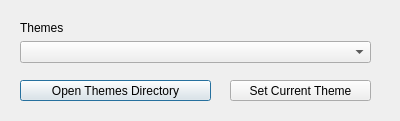
<?xml version="1.0" encoding="UTF-8"?>
<ui version="4.0">
 <class>SelectThemeWidget</class>
 <widget class="QDialog" name="SelectThemeWidget">
  <property name="geometry">
   <rect>
    <x>0</x>
    <y>0</y>
    <width>400</width>
    <height>121</height>
   </rect>
  </property>
  <property name="windowTitle">
   <string>Dialog</string>
  </property>
  <widget class="QPushButton" name="pushButtonOpenThemesDirectory">
   <property name="geometry">
    <rect>
     <x>20</x>
     <y>80</y>
     <width>191</width>
     <height>21</height>
    </rect>
   </property>
   <property name="text">
    <string>Open Themes Directory</string>
   </property>
  </widget>
  <widget class="QPushButton" name="pushButton_SetTheme">
   <property name="geometry">
    <rect>
     <x>230</x>
     <y>80</y>
     <width>141</width>
     <height>21</height>
    </rect>
   </property>
   <property name="text">
    <string>Set Current Theme</string>
   </property>
  </widget>
  <widget class="QWidget" name="">
   <property name="geometry">
    <rect>
     <x>20</x>
     <y>20</y>
     <width>351</width>
     <height>43</height>
    </rect>
   </property>
   <layout class="QVBoxLayout" name="verticalLayout">
    <item>
     <widget class="QLabel" name="label">
      <property name="text">
       <string>Themes</string>
      </property>
     </widget>
    </item>
    <item>
     <widget class="QComboBox" name="comboBoxThemes"/>
    </item>
   </layout>
  </widget>
 </widget>
 <resources/>
 <connections/>
</ui>
